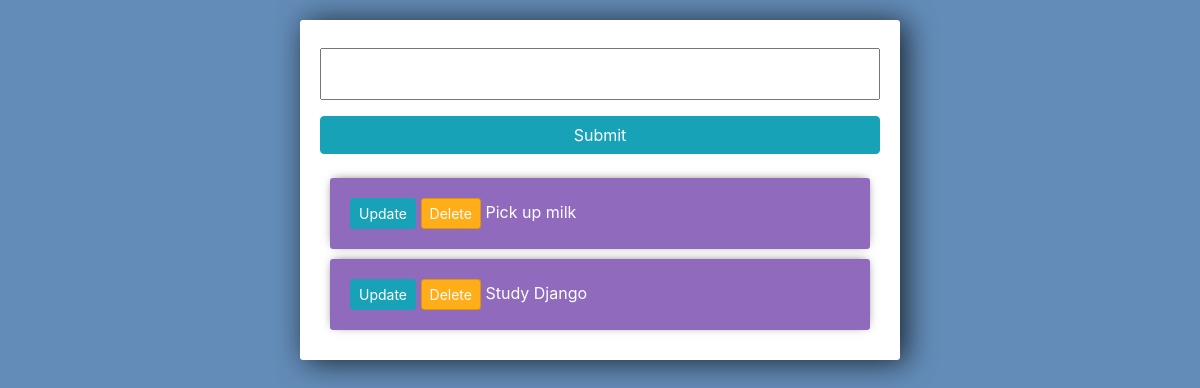
The app's page /, older data.
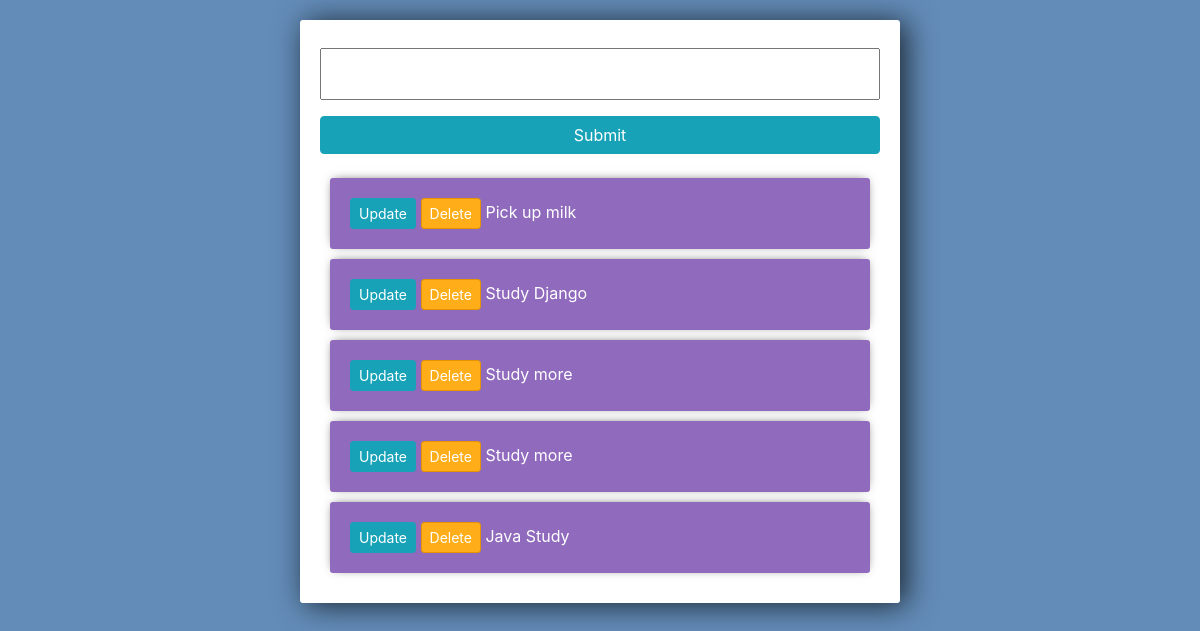
The same page, newer data.
### todo/models.py (models this page shows)
class Task(models.Model):
    title= models.CharField(max_length=200)
    complete = models.BooleanField(default=False)
    created = models.DateTimeField(auto_now_add=True)
    def __str__(self):
        return self.title

### todo/views.py (the view)
# urls.py: path("", views.todopage, name ='nana'),
def todopage(request):
	tasks = Task.objects.all()
	form = TaskForm()
	if request.method =='POST':
		form = TaskForm(request.POST)
		if form.is_valid():
			form.save()
		return redirect('/')
	context = {'tasks':tasks, 'form':form}
	return render(request, 'tasks.html', context)

### todo/forms.py
class TaskForm(forms.ModelForm):
    class Meta:
        model = Task
        fields ='__all__'

### templates/tasks.html (shortened to what this page needs)
<link rel="stylesheet" href="https://stackpath.bootstrapcdn.com/bootstrap/4.3.1/css/bootstrap.min.css">
<div class="center-column">
	<form method="POST" action="/">
		{{form.title}}
		<input class="btn btn-info" type="submit" name="Create Task">
	</form>
	<div class="todo-list">
	{% for task in tasks %}
		<div class="item-row">
			<a class="btn btn-sm btn-info" href="{% url 'update_task' task.id %}">Update</a>
			<a class="btn btn-sm btn-danger" href="{% url 'delete' task.id %}">Delete</a>
			{% if task.complete == True %}
			<strike>{{task}}</strike>
			{% else %}
			<span>{{task}}</span>
			{% endif %}
		</div>
	{% endfor %}
	</div>
</div>

Row changes from the older to the newer data that the page shows:
added Task: title "Study more"
added Task: title "Study more"
added Task: title "Java Study"
